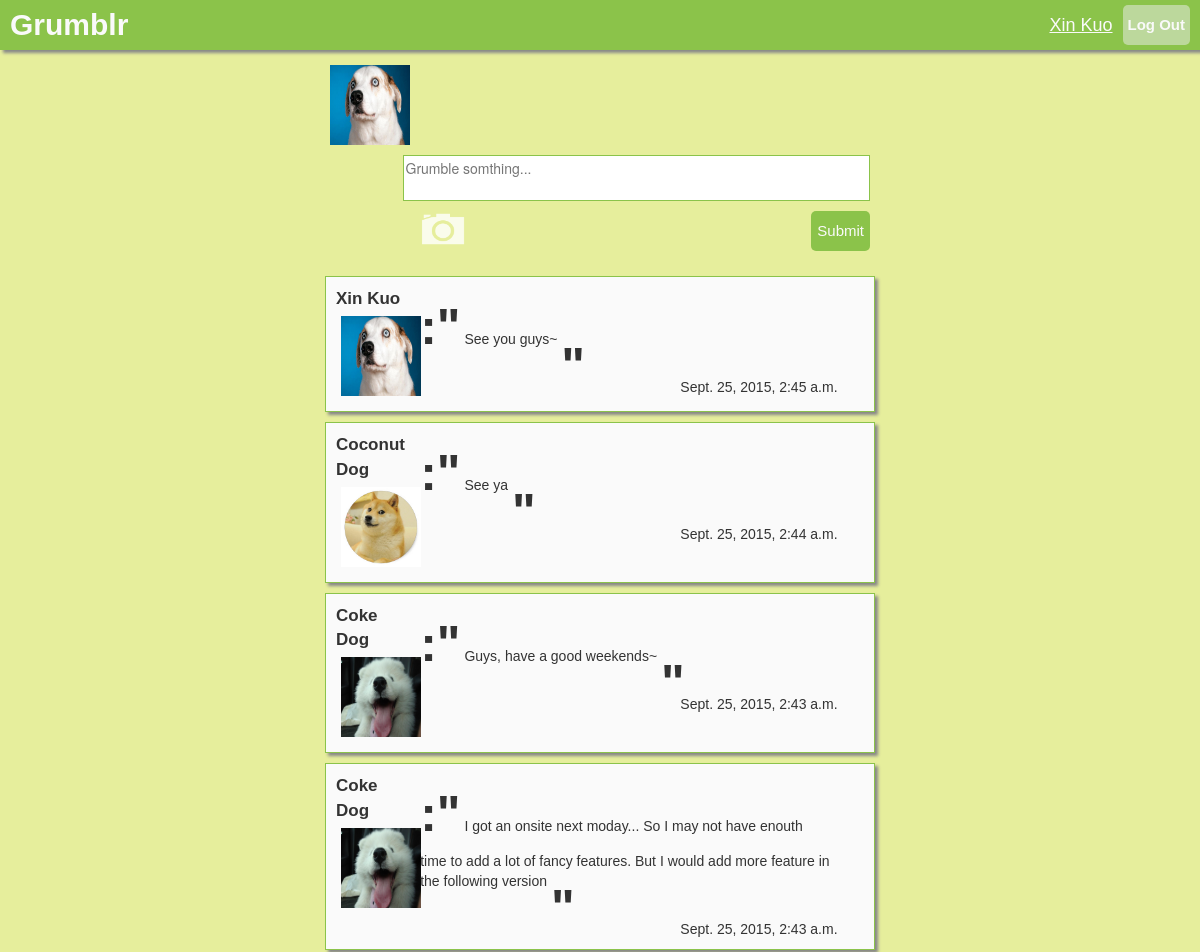
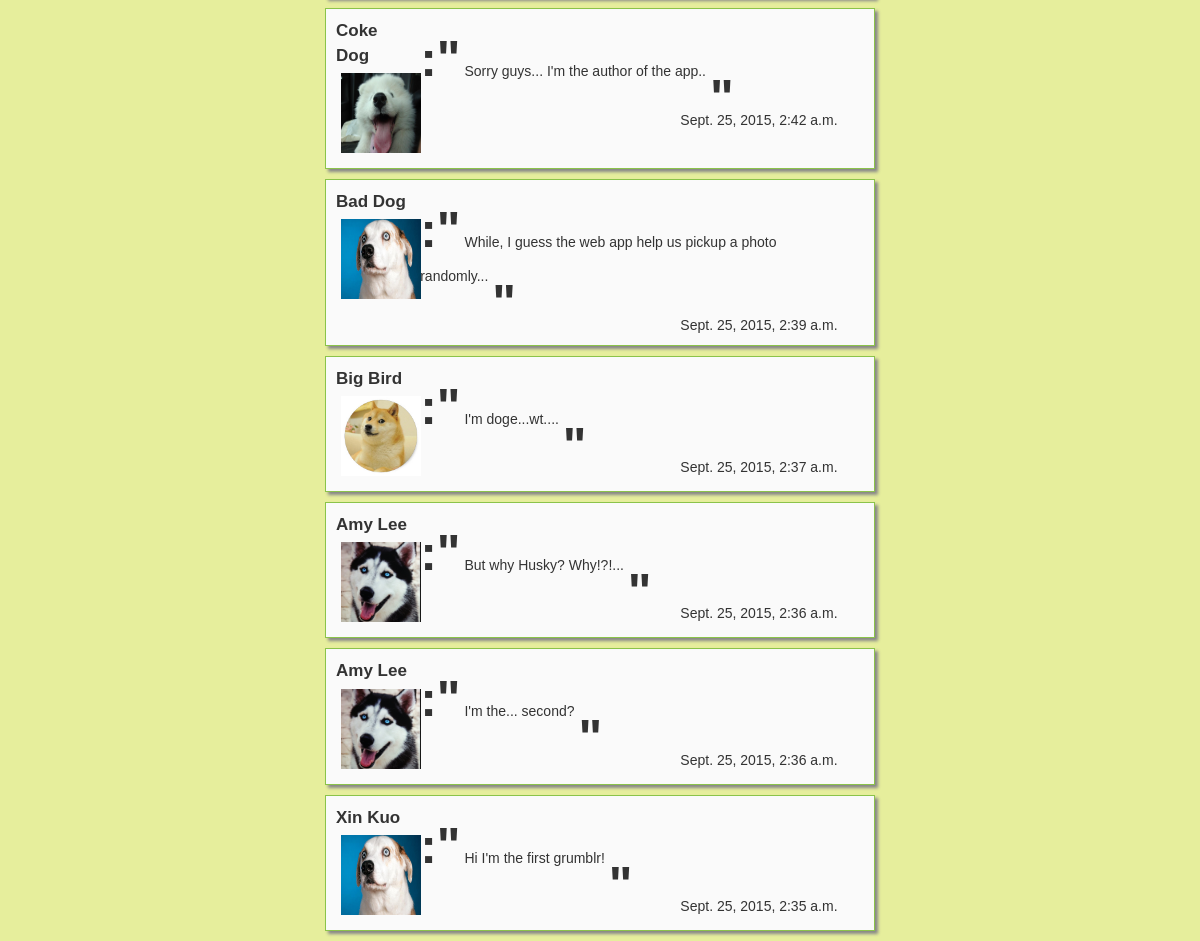
/ (signed in), run on the app's committed database (2 pictures, top to bottom).
### grumblr/models.py (models this page shows, shortened)
class UserProfile(models.Model):
    user = models.OneToOneField(User, unique=True)
    firstname = models.TextField(default="")
    lastname = models.TextField(default="")
    photo = models.ImageField(upload_to="documents/%y/%m/%d", default=default_photo)
    background = models.ImageField(upload_to="documents/%y/%m/%d", default=default_background)
    email = models.TextField()
    gender = models.TextField(default="Unknown")
    saying = models.TextField(default="My Heart Is In The Work!")
    def get_name(self):
        return str(self.firstname) + " " + str(self.lastname)
    def get_email(self):
        return self.email
    def get_photo(self):
        return settings.MEDIA_URL + str(self.photo)

class grumble(models.Model):
    text = models.CharField(max_length=45)
    time = models.DateTimeField(auto_now=True, blank=True)
    user = models.ForeignKey(User)
    def get_name(self):
        return self.user.userprofile.get_name()
    def get_username(self):
        return self.user.userprofile.get_email()
    def get_text(self):
        return self.text
    def get_time(self):
        return self.time

### grumblr/views.py (the view, shortened to what this page needs)
# urls.py: 2. Add a URL to urlpatterns:  url(r'^$', views.home, name='home')
@login_required
def home(request):
    context={}
    errors = []
    context['errors'] = errors
    grumbles = []
    if request.method == 'GET':
        grumbles = grumble.objects.all()
        grumbles.reverse()
        context['grumbles'] = grumbles
        profile = request.user.userprofile
        context['profile'] = profile
        return render(request, 'grumblr/global_post.html', context)

### grumblr/templates/grumblr/global_post.html (shortened to what this page needs)
<!DOCTYPE html>
<html>
<head lang="en">
    <link href="/static/css/grumblr/bootstrap.css" rel="stylesheet" type="text/css">
    <link href="/static/css/grumblr/global_post.css" rel="stylesheet" type="text/css">
</head>
<body>
    <div class="topbar">
        <div id="title_text">
            <a href="/home">Grumblr</a>
        </div>
        <div class="log_btn">
            <a href="/login">Log Out</a>
        </div>
        <a href="/profile" style="font-size:18px;float:right;font-weight:normal;text-decoration:underline;margin-right:10px;">
            {{ profile.get_name }}
        </a>
    </div>
    <div class="content">
        <row>
        <div class="col-md-3">
        </div>
        <div class="col-md-6 middle-cols">
            <div class="newpost">
                <div>
                    <a href="/profile">
                        <img src = {{ profile.get_photo }} class="photo">
                    </a>
                </div>
                <div class="editor">
                    <form class="postform" method="post" action="/home">
                        <textarea placeholder="Grumble somthing..." name="grumble_text"></textarea>
                        <button class="image_btn"></button>
                        <input type="submit" class="submit_btn">
                    </form>
                </div>
            </div>
            <div class="global_post">
                {% for grumble in grumbles reversed %}
                <div class="grumble">
                    <div>
                        <p class="user_name">{{ grumble.get_name }}</p>
                        <a href="/profile/{{ grumble.get_username }}">
                        <img src = {{ grumble.user.userprofile.get_photo }} class="photo">
                        </a>
                    </div>
                    <div class="grumble_content">
                        <div class="grumble_text">
                            <span class="quotes">:"</span>
                            <span class="text">{{ grumble.get_text }}</span>
                            <span class="quotes2">"</span>
                        </div>
                        <div class="grumble_time">
                            {{ grumble.get_time }}
                        </div>
                    </div>
                </div>
                {% endfor %}
            </div>
        </div>
        <div class="col-md-3">
        </div>
        </row>
    </div>
</body>
</html>

### grumblr/static/css/grumblr/global_post.css (style rules this page uses)
body { background-color: #E6EE9C; }
.topbar { background-color: #8BC34A; color:#fafafa; font-family:Arial, sans-serif; font-weight:bold; font-size:30px; height: 50px; line-height: 50px; width: 100%; position:fixed; top: 0; right: 0; z-index:100; box-shadow: 3px 3px 3px #888; }
#title_text { float:left; margin-left:10px; }
a, a:hover, a:focus { color:#fafafa; text-decoration: none; }
.log_btn { color:#fafafa; background-color: rgba(238,238,238,0.5); font-family:Arial, sans-serif; font-weight:bold; font-size:15px; height:40px; line-height:40px; padding-left:5px; padding-right:5px; margin-right:10px; margin-top:5px; border-radius:5px; float:right; }
.content { margin-top:50px; }
.newpost { padding:10px; }
.newpost textarea { border-style:solid; border-width:1px; margin:5px; width: 100%; border-color: #8BC34A; resize:none; float:right; }
.newpost .submit_btn { color:#fafafa; font-family: Arial, sans-serif; font-size:15px; background-color: #8BC34A; border-width:0px; border-radius:5px; height: 40px; margin:5px; float:right; }
.newpost .editor { width: 85%; float:right; }
.newpost .image_btn { background: url("../../../static/img/grumblr/ic_action_camera.png") no-repeat top left; background-size: 100% 140%; background-position: 0px -10px; border-width: 0; margin:5px; height:40px; width:60px; }
.photo { width:80px; height:80px; float:left; margin:5px; }
.grumble { margin:10px; border-style:solid; border-width:1px; border-color:#8BC34A; background-color:#fafafa; padding:10px; font-family:Arial, sans-serif; font-color: #424242; box-shadow: 3px 3px 3px #888; }
.grumble .user_name { pading:0px; margin:0px; }
.grumble > div:first-of-type { float:left; width:15%; font-family:Arial, sans-serif; font-size:17px; font-color: #424242; font-weight: bold; }
.grumble > div:nth-of-type(2) { float:left; width:80%; }
.grumble .grumble_text { padding:5px; margin-bottom:-30px; }
.grumble .text { vertical-align: baseline; }
.grumble .quotes { font-family:Arial, sans-serif; font-size:50px; font-color: #424242; font-weight: bold; }
.grumble .grumble_content { float:right; }
.grumble .quotes2 { font-family:Arial, sans-serif; font-size:50px; font-color: #424242; font-weight: bold; vertical-align: text-top; }
.grumble .grumble_time { float:right; }

### data on the page
UserProfile: get_name "Xin Kuo", get_photo (picture)
grumble: get_name "Xin Kuo", user.userprofile.get_photo (picture), get_text "See you guys~", get_time "Sept. 25, 2015, 2:45 a.m."
grumble: get_name "Coconut Dog", user.userprofile.get_photo (picture), get_text "See ya", get_time "Sept. 25, 2015, 2:44 a.m."
grumble: get_name "Coke Dog", user.userprofile.get_photo (picture), get_text "Guys, have a good weekends~", get_time "Sept. 25, 2015, 2:43 a.m."
grumble: get_name "Coke Dog", user.userprofile.get_photo (picture), get_text "I got an onsite next moday... So I may not have enouth time to add a lot of fancy features. But I would add more feature in the following version", get_time "Sept. 25, 2015, 2:43 a.m."
grumble: get_name "Coke Dog", user.userprofile.get_photo (picture), get_text "Sorry guys... I'm the author of the app..", get_time "Sept. 25, 2015, 2:42 a.m."
grumble: get_name "Bad Dog", user.userprofile.get_photo (picture), get_text "While, I guess the web app help us pickup a photo randomly...", get_time "Sept. 25, 2015, 2:39 a.m."
grumble: get_name "Big Bird", user.userprofile.get_photo (picture), get_text "I'm doge...wt....", get_time "Sept. 25, 2015, 2:37 a.m."
grumble: get_name "Amy Lee", user.userprofile.get_photo (picture), get_text "But why Husky? Why!?!...", get_time "Sept. 25, 2015, 2:36 a.m."
grumble: get_name "Amy Lee", user.userprofile.get_photo (picture), get_text "I'm the... second?", get_time "Sept. 25, 2015, 2:36 a.m."
grumble: get_name "Xin Kuo", user.userprofile.get_photo (picture), get_text "Hi I'm the first grumblr!", get_time "Sept. 25, 2015, 2:35 a.m."
